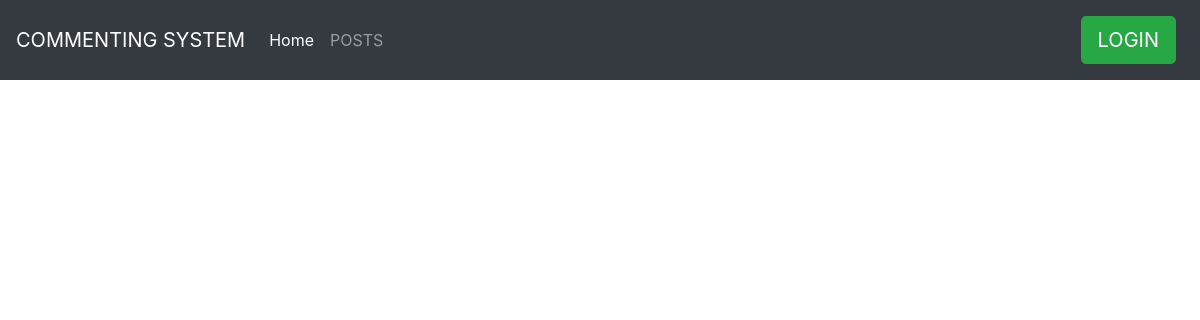
Before: / with the older database file.
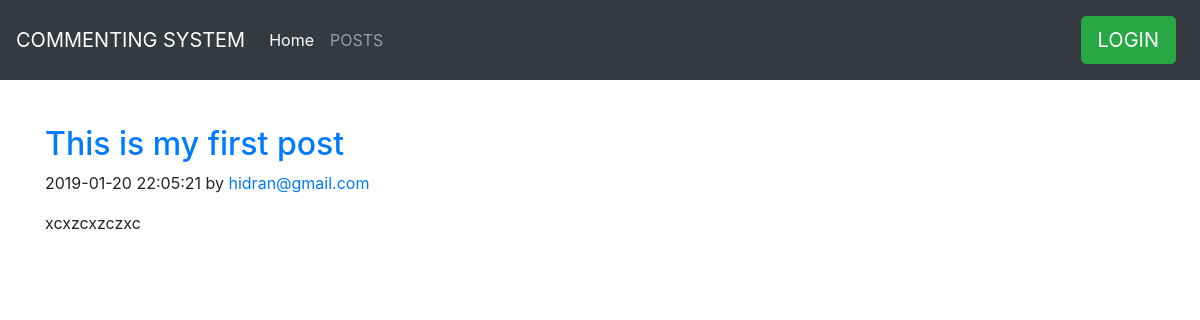
After: the same page with the newer database file.
### tables this page shows
CREATE TABLE `posts` (
  `id` int(10) NOT NULL,
  `user_id` int(12) UNSIGNED NOT NULL,
  `title` varchar(255) NOT NULL,
  `message` text NOT NULL,
  `datecreated` datetime NOT NULL
);

CREATE TABLE `users` (
  `id` int(12) UNSIGNED NOT NULL,
  `username` varchar(64) NOT NULL,
  `email` varchar(64) NOT NULL,
  `fiscalcode` char(16) NOT NULL,
  `age` smallint(3) UNSIGNED NOT NULL,
  `avatar` varchar(64) DEFAULT NULL,
  `password` varchar(255) NOT NULL,
  `roletype` enum('admin','editor','user') NOT NULL DEFAULT 'user'
);

### app/controllers/PostController.php (called while the page is built, shortened)
<?php
class PostController extends  BaseController {
    protected $Post ;
    public function __construct(PDO $conn) {
        $this->Post = new Post($conn);
    }
        public function display()
    {
        require  $this->layout;
    }
    public function getPosts()
    {
      $posts = $this->Post->all();
    $this->content =  view('posts', compact('posts'));
    }
}

### public/index.php (called while the page is built, shortened)
<?php
$data = require 'config/database.php';
$appConfig = require 'config/app.config.php';
try {
$conn = App\DB\DbFactory::create($data)->getConn();
$router  = new Router($conn);
$router->loadRoutes($appConfig['routes']);
   $controller = $router->dispatch();
   $controller->display();
} catch (\PDOException $e) {
    echo $e->getMessage();
} catch (\Exception $e){
       echo $e->getMessage();
}

### helpers/functions.php (called while the page is built, shortened)
<?php
function view($view, array $data = []){
    extract($data);
    require __DIR__ .'/../app/views/'.$view.'.tpl.php';
    $output =  ob_get_contents();
     return $output;
}
function isUserLoggedin(){
    return $_SESSION['loggedin'] ?? false;
}

### app/models/Post.php (called while the page is built, shortened)
<?php
class Post {
    protected $conn;
    public function __construct(PDO $conn) {
        $this->conn = $conn;
    }
    public function all()
    {
        $result = [];
        $sql = 'select * from posts as p  INNER JOIN users as u';
        $sql .= ' ON u.id=p.user_id ORDER BY p.datecreated DESC';
        $stm = $this->conn->query($sql);
        if($stm && $stm->rowCount()){
            $result =  $stm->fetchAll(PDO::FETCH_OBJ);
        }
        return $result;
    }
}

### core/Router.php (called while the page is built, shortened)
<?php
class Router {
    protected $conn;
    protected $routes = [
        'GET' => [],
        'POST' => []
    ];
    public function __construct(\PDO $conn) {
        $this->conn = $conn;
    }
    public function loadRoutes(array $routes) {
        $this->routes = $routes;
    }
 public function dispatch(){
       $url = parse_url($_SERVER['REQUEST_URI'], PHP_URL_PATH);
      $url = trim($url ,'/');
     $method = $_SERVER['REQUEST_METHOD'];
      return $this->processQueue($url, $method);
     }
    protected function processQueue($uri, $method = 'GET') {
          $routes = $this->routes[$method];
        foreach ($routes as $route => $callback) {
            $regMatch = preg_quote($route);
           $subPattern = preg_replace('/\\\:[a-zA-Z0-9\_\-]+/', '([a-zA-Z0-9\-\_]+)',  $regMatch);
            $pattern = "@^" . $subPattern. "$@D";
            $matches = [];
            if (preg_match($pattern, $uri, $matches)) {
                array_shift($matches);
                 return $this->route($callback, $matches);
            }
        }
       throw new Exception('No matchin routes found for ' . $uri);
    }
          protected function route($callback, array $matches =[])
     {
         try {
         $tokens = explode('@',$callback);
         $controller = $tokens[0];
         $method = $tokens[1];
           $class =  new $controller($this->conn);
            if(method_exists($controller, $method)){
              call_user_func_array([$class, $method], $matches);
              return $class;
            } else {
                throw new Exception('Method '.$method.' not found in class '. $controller);
            }
         } catch (Exception $e){
             die($e->getMessage());
         }
     }
}

### app/views/posts.tpl.php (the view)
<?php
foreach ($posts as $post) :
?>
<article>
    <h2><a href="/post/<?=$post->id?>"><?=htmlentities($post->title)?></a></h2>
    <p>
        <time datetime="<?=$post->datecreated?>"><?=$post->datecreated?></time>
        by <span><a  href="mailto:<?=$post->email?>"> <?=$post->email?></a> </span>
    </p>
    <?= htmlentities($post->message)?>
</article>
<?php
endforeach;

### layout/index.tpl.php (shortened to what this page needs)
<!DOCTYPE html>
<html lang="en">
  <head>
    <link rel="stylesheet" href="/css/bootstrap.css">
    <link rel="stylesheet" href="/css/style.css">
  </head>
  <body>
  <nav class="navbar navbar-expand-md navbar-dark fixed-top bg-dark">
      <a class="navbar-brand" href="/">COMMENTING SYSTEM</a>
      <ul class="nav navbar-nav">
        <li class="nav-item active">
          <a class="nav-link" href="/">Home <span class="sr-only">(current)</span></a>
        </li>
        <li class="nav-item">
          <a class="nav-link" href="/posts">POSTS</a>
        </li>
      </ul>
        <ul class="nav navbar-nav flex-row justify-content-between ml-auto">
            <?php
            if(isUserLoggedin()) :
                ?>
                <li class="nav-item order-2 order-md-1"><a href="#" class="nav-link" title="settings">
                        <i class="fa fa-cog fa-fw fa-lg"></i></a></li>
                        <li class="nav-link">
                            <h5> Welcome <?=getUserLoggedInFullname()?></h5>
                        </li>
                <li class="m-1">&nbsp;</li>
                        <li class="nav-item">
                            <form class="form" role="form" method="post" action="/auth/logout">
                                <input type="hidden" name="action" value="logout">
                                <button  class="btn btn-link">LOGOUT</button>
                            </form>
                        </li>
                </li>
            <?php
            else: ?>
                <li class="nav-link">
                    <a href="/auth/login" class="btn btn-lg btn-success">LOGIN</a>
                </li>
            <?php
            endif;
            ?>
        </ul>
    </nav>
    <div class="container">
   <?=$this->content?>
    </div>
  </body>
</html>

### public/css/style.css (style rules this page uses)
div.container { margin-top: 125px; }

Changed rows visible on the page:
added posts: title "This is my first post", datecreated "2019-01-20 22:05:21", user.email "hidran@gmail.com", message "xcxzcxzczxc"
